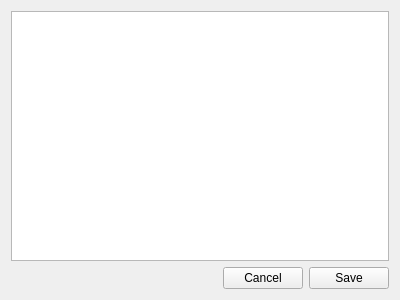
<?xml version="1.0" encoding="UTF-8"?>
<ui version="4.0">
 <class>Form</class>
 <widget class="QWidget" name="Form">
  <property name="geometry">
   <rect>
    <x>0</x>
    <y>0</y>
    <width>400</width>
    <height>300</height>
   </rect>
  </property>
  <property name="windowTitle">
   <string>Form</string>
  </property>
  <layout class="QVBoxLayout" name="verticalLayout">
   <item>
    <widget class="QPlainTextEdit" name="plainTextEdit"/>
   </item>
   <item>
    <layout class="QHBoxLayout" name="horizontalLayout">
     <item>
      <spacer name="horizontalSpacer">
       <property name="orientation">
        <enum>Qt::Horizontal</enum>
       </property>
       <property name="sizeHint" stdset="0">
        <size>
         <width>40</width>
         <height>20</height>
        </size>
       </property>
      </spacer>
     </item>
     <item>
      <widget class="QPushButton" name="cancelBtn">
       <property name="text">
        <string>Cancel</string>
       </property>
      </widget>
     </item>
     <item>
      <widget class="QPushButton" name="saveBtn">
       <property name="text">
        <string>Save</string>
       </property>
      </widget>
     </item>
    </layout>
   </item>
  </layout>
 </widget>
 <resources/>
 <connections/>
</ui>
